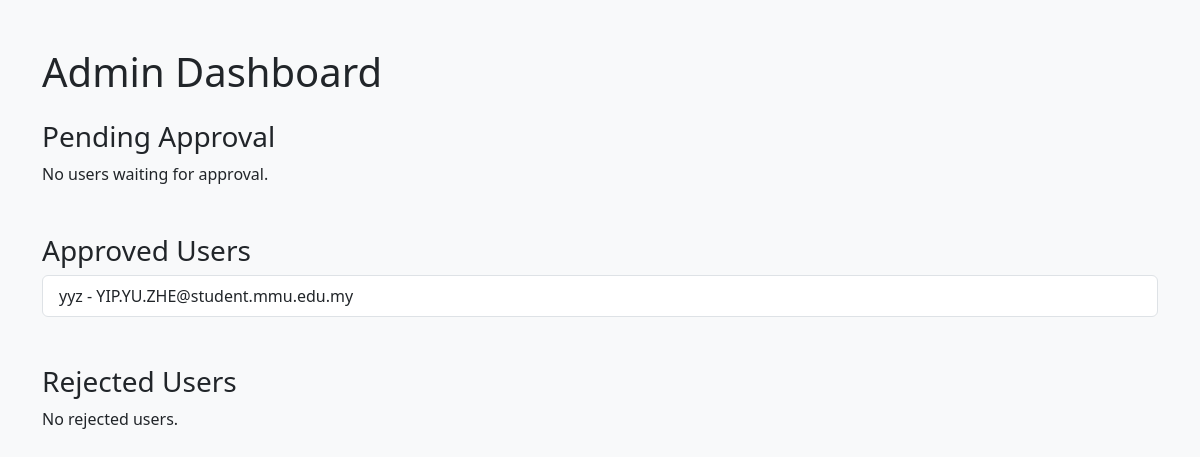
Page /admin_dashboard (signed in) on the earlier database version.
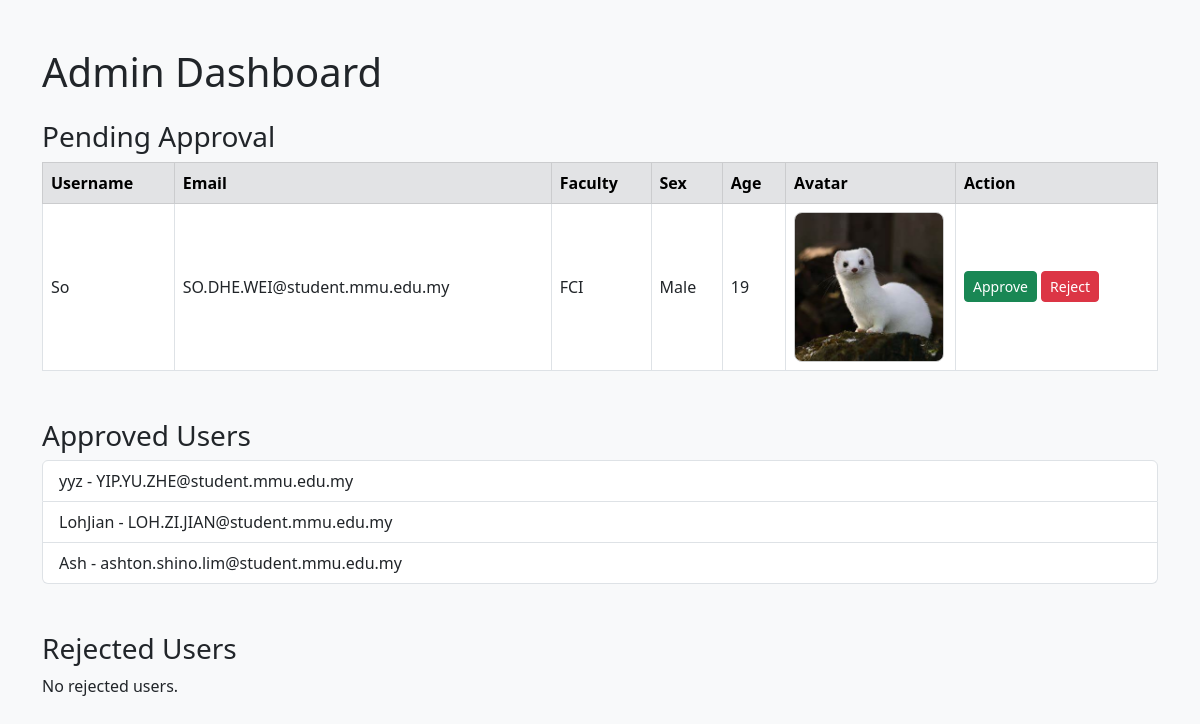
Same page on the later database version.
### app.py (models this page shows)
class User(db.Model):
    __tablename__ = 'user'
    id = db.Column(db.Integer, primary_key=True)
    username = db.Column(db.String(100), nullable=False)
    email = db.Column(db.String(120), unique=True, nullable=False)
    password = db.Column(db.String(200), nullable=False)
    is_verified = db.Column(db.Boolean, default=False)
    verification_status = db.Column(db.String(100), default="Pending Approval")
    age = db.Column(db.Integer)
    race = db.Column(db.String(50))
    faculty = db.Column(db.String(50))
    sex = db.Column(db.String(10))
    bio = db.Column(db.Text)
    location = db.Column(db.String(100))
    avatar = db.Column(db.String(200), default=app.config['DEFAULT_AVATAR_PATH'])
    likes_received = db.relationship("Like", foreign_keys="Like.target_user_id", backref="target_user")
    loves_received = db.relationship("Love", foreign_keys="Love.target_user_id", backref="target_user")
    sent_messages = db.relationship('Message', foreign_keys='Message.sender_id', backref='sender')
    received_messages = db.relationship('Message', foreign_keys='Message.receiver_id', backref='receiver')
    last_login = db.Column(db.DateTime, default=datetime.utcnow)
    login_count = db.Column(db.Integer, default=0)

### app.py (the view)
@app.route('/admin_dashboard')
def admin_dashboard():
    if not session.get('admin_logged_in'):
        return redirect('/admin_login')
    pending_approval_users = User.query.filter(
        User.verification_status == "Pending Approval",
        User.faculty.isnot(None),
        User.age.isnot(None),
        User.sex.isnot(None),
        ~User.avatar.endswith('default_avatar.jpg')
    ).all()
    verified_users = User.query.filter(User.verification_status == "Approved").all()
    rejected_users = User.query.filter(User.verification_status == "Rejected").all()
    return render_template('admin_dashboard.html', pending_users=pending_approval_users, verified_users=verified_users, rejected_users=rejected_users)

### app.py (called while the page is built)
@app.before_request
def before_request():
    if 'session_id' not in session:
        session['session_id'] = secrets.token_hex(16)

@app.context_processor
def inject_user_and_notifications():
    user = None
    unread_count = 0
    if 'user_id' in session:
        user_id = session['user_id']
        user = User.query.get(user_id)
        unread_count = Notification.query.filter_by(user_id=user_id, is_read=False).count()
    return dict(user=user, unread_count=unread_count)

@app.context_processor   #pass current_user to render_template() again and always available in base.html
def inject_current_user():
    user_id = session.get('user_id')
    if user_id:
        current_user = User.query.get(user_id)
        return dict(current_user=current_user)
    return dict(current_user=None)

### website/templates/admin_dashboard.html (shortened to what this page needs)
<!DOCTYPE html>
<html lang="en">
<head>
    <link rel="stylesheet" href="https://cdn.jsdelivr.net/npm/bootstrap@5.3.0/dist/css/bootstrap.min.css">
</head>
<body class="bg-light">
    <div class="container mt-5">
        <h1 class="mb-4">Admin Dashboard</h1>
        <h3>Pending Approval</h3>
        {% if pending_users %}
        <table class="table table-bordered table-hover align-middle">
            <thead class="table-secondary">
                <tr>
                    <th>Username</th>
                    <th>Email</th>
                    <th>Faculty</th>
                    <th>Sex</th>
                    <th>Age</th>
                    <th class="avatar-cell">Avatar</th>
                    <th>Action</th>
                </tr>
            </thead>
            <tbody>
                {% for user in pending_users %}
                <tr>
                    <td>{{ user.username }}</td>
                    <td>{{ user.email }}</td>
                    <td>{{ user.faculty }}</td>
                    <td>{{ user.sex }}</td>
                    <td>{{ user.age }}</td>
                    <td class="avatar-cell">
                        {% if user.avatar and 'default_avatar.jpg' not in user.avatar %}
                        <img
                            src="{{ url_for('media_files', filename='uploads/user_avatars/' ~ user.avatar) }}"
                            alt="{{ user.username }}"
                            class="avatar-img"
                            onerror="this.onerror=null; this.src='{{ url_for('static', filename='images/default_avatar.jpg') }}'">
                        {% else %}
                        <img
                            src="{{ url_for('static', filename='images/default_avatar.jpg') }}"
                            alt="Default avatar"
                            class="avatar-img">
                        {% endif %}
                    </td>
                    <td>
                        <form action="/approve/{{ user.id }}" method="POST" style="display:inline-block;">
                            <button type="submit" class="btn btn-success btn-sm">Approve</button>
                        </form>
                        <form action="/reject/{{ user.id }}" method="POST" style="display:inline-block;">
                            <button type="submit" class="btn btn-danger btn-sm">Reject</button>
                        </form>
                    </td>
                </tr>
                {% endfor %}
            </tbody>
        </table>
        {% else %}
        <p>No users waiting for approval.</p>
        {% endif %}
        <h3 class="mt-5">Approved Users</h3>
        {% if verified_users %}
        <ul class="list-group">
            {% for user in verified_users %}
            <li class="list-group-item">{{ user.username }} - {{ user.email }}</li>
            {% endfor %}
        </ul>
        {% else %}
        <p>No approved users yet.</p>
        {% endif %}
        <h3 class="mt-5">Rejected Users</h3>
        {% if rejected_users %}
        <ul class="list-group">
            {% for user in rejected_users %}
            <li class="list-group-item">{{ user.username }} - {{ user.email }}</li>
            {% endfor %}
        </ul>
        {% else %}
        <p>No rejected users.</p>
        {% endif %}
    </div>
</body>
</html>

### website/templates/admin_dashboard.html (style rules this page uses)
.avatar-img { width: 150px; height: 150px; object-fit: cover; border-radius: 8px; border: 1px solid #ccc; }
.avatar-cell { width: 170px; }

Differences in the rows shown:
added User: username "So", email "SO.DHE.WEI@student.mmu.edu.my", faculty "FCI", sex "Male", age "19", avatar (picture), shown under "Pending Approval"
added User: username "LohJian", email "LOH.ZI.JIAN@student.mmu.edu.my", shown under "Approved Users"
added User: username "Ash", email "ashton.shino.lim@student.mmu.edu.my", shown under "Approved Users"
Other differences:
text no longer shown: "No users waiting for approval."
text now shown: "Username Email Faculty Sex Age Avatar Action"
